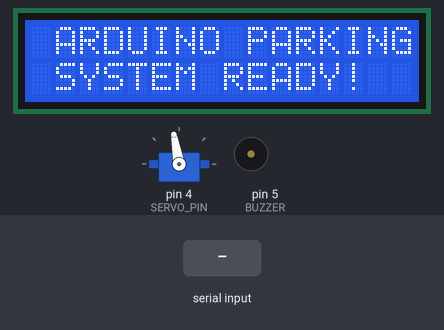
Bench run of a sketch on a simulated Arduino Uno, built with avr-gcc and run on an emulated ATmega328P. On the bench: 16×2 character LCD, servo, buzzer (waves = sounding). The inputs (shaded band) are chosen by the test bench. What the sketch prints to the serial monitor is not drawn.

Above: at 0.1 s.
3.3 s: "OPEN\n" received over Serial
At 4.5 s:
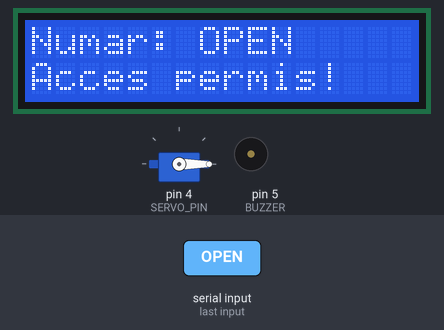
4.8 s: "DENY\n" received over Serial
At 6.9 s:
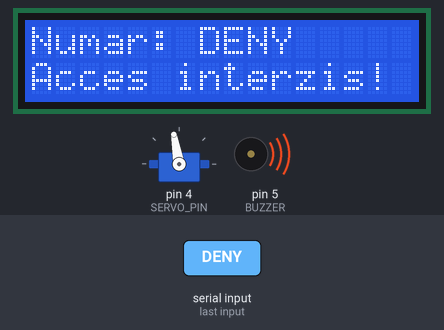
7.8 s: byte 10 ('\n') received over Serial
At 8.6 s:
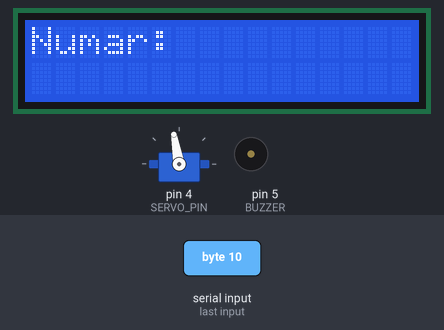
Timing chart, 0 to 10.8 s (numbered marks = the images above; inputs shaded):
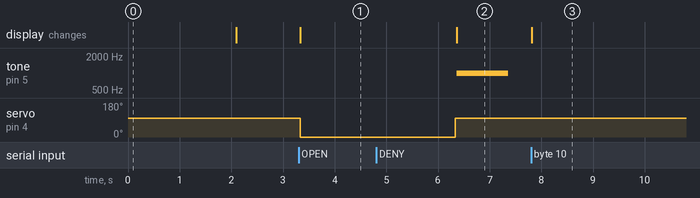

Measured:
- after the input at 3.3 s, servo on pin 4 (SERVO_PIN): 100° → 0° at once; the display: changes at once (image 1)
- after the input at 4.8 s, tone on pin 5 (BUZZER): silent → 1000 Hz after 1.6 s, → silent 1.0 s later; the display: changes after 1.6 s (image 2)
- after the input at 7.8 s, the display: changes at once (image 3)

The sketch:

LicentaNou.ino
```cpp
#include <Wire.h>
#include <LiquidCrystal_I2C.h>
#include <Servo.h>

// Inițializări LCD și Servo
LiquidCrystal_I2C lcd(0x27, 16, 2);
Servo myservo;

// Definiri pinii
const int BUZZER = 5;
const int SERVO_PIN = 4;

// Variabile comunicare serială
String inputString = "";
bool stringComplete = false;

void setup() {
  Serial.begin(9600);  // Inițializează comunicarea serială
  lcd.init();          // Inițializează LCD-ul
  lcd.backlight();     // Aprinde backlight-ul LCD

  pinMode(BUZZER, OUTPUT);
  digitalWrite(BUZZER, LOW);  // Oprește buzzer-ul la start

  myservo.attach(SERVO_PIN);  // Atașează servo pe pinul 4
  myservo.write(100);         // Inițial, bariera închisă

  // Mesaj inițial LCD
  lcd.setCursor(0, 0);
  lcd.print(" ARDUINO PARKING ");
  lcd.setCursor(0, 1);
  lcd.print(" SYSTEM READY! ");
  delay(2000);
  lcd.clear();
}

void loop() {
  // Verificare date pe serial
  if (Serial.available()) {
    char inChar = (char)Serial.read();
    if (inChar == '\n') {
      stringComplete = true;
    } else {
      inputString += inChar;
    }
  }

  if (stringComplete) {
    lcd.clear();
    lcd.setCursor(0, 0);
    lcd.print("Numar: ");
    lcd.print(inputString);

    if (inputString == "OPEN") {
      Serial.println(">>> Comanda primita: OPEN");
      lcd.setCursor(0, 1);
      lcd.print("Acces permis!");

      myservo.write(0);      // Ridică bariera
      delay(3000);           // 3 secunde deschisă
      myservo.write(100);    // Închide bariera
      Serial.println(">>> Bariera a fost ridicata!");

    } else if (inputString == "DENY") {
      Serial.println(">>> Comanda primita: DENY");
      lcd.setCursor(0, 1);
      lcd.print("Acces interzis!");

      tone(BUZZER, 1000);    // Pornește buzzer-ul
      delay(1000);           // Sună 1 secundă
      noTone(BUZZER);        // Oprește buzzer-ul
      Serial.println(">>> Acces interzis! Buzzer activat.");

    } else {
      Serial.print(">>> Comanda necunoscuta: ");
      Serial.println(inputString);
    }

    // Resetăm pentru următorul mesaj
    inputString = "";
    stringComplete = false;
  }
}
```
